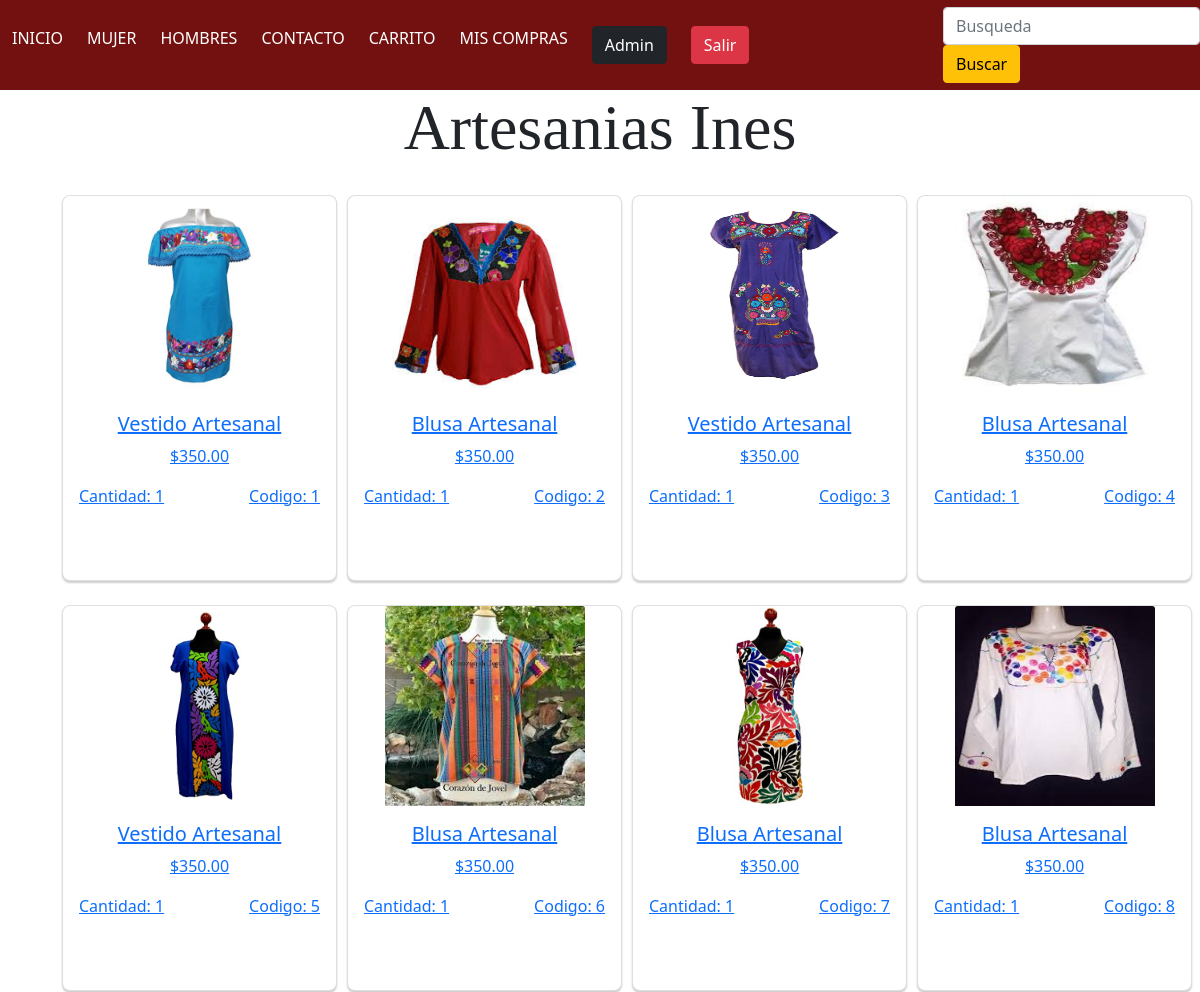
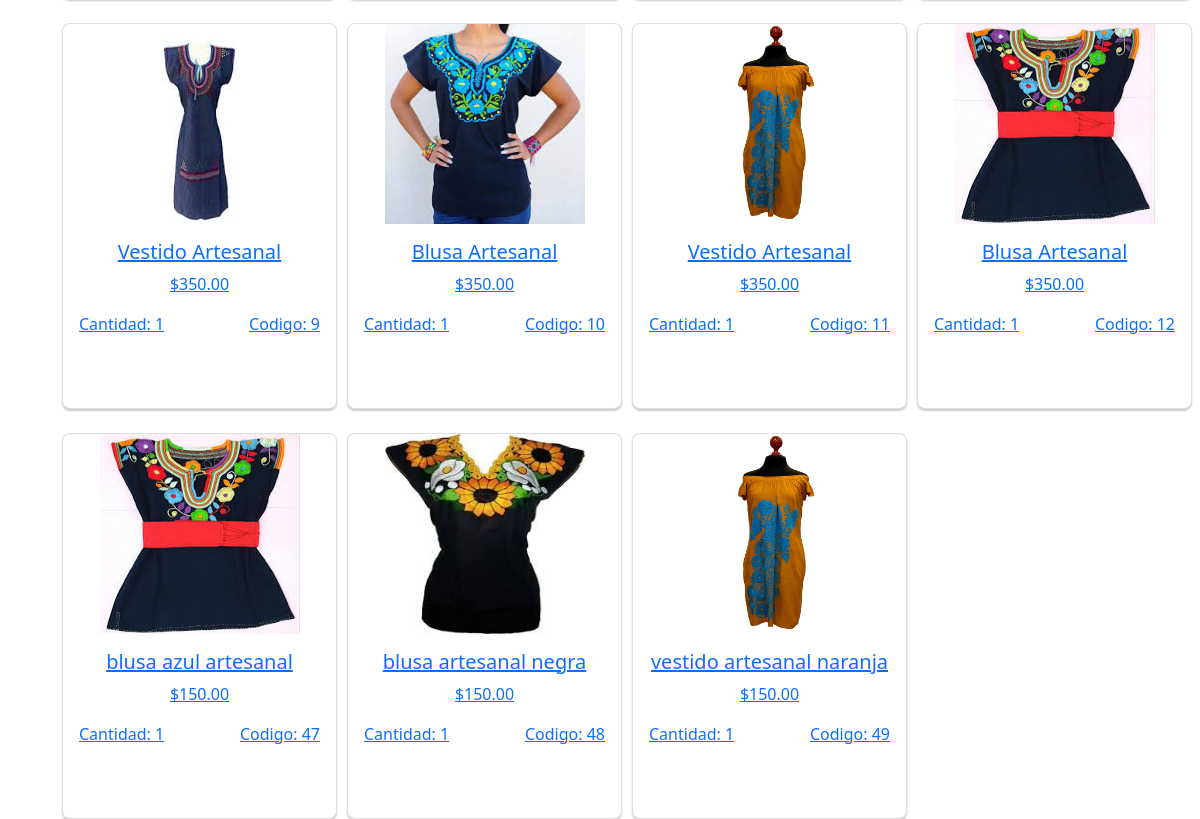
The app's page /cliente/index.php (signed in) with its own data (2 pictures, top to bottom).
### tables this page shows
CREATE TABLE `inventario` (
  `pk_inventario` int(11) NOT NULL,
  `cantidad` int(11) DEFAULT 0,
  `nombre_producto` varchar(25) DEFAULT NULL,
  `precio` decimal(6,3) DEFAULT NULL,
  `fk_usuario` int(11) DEFAULT NULL,
  `img_producto` varchar(200) DEFAULT NULL,
  `categorias_id` int(11) NOT NULL
);

### cliente/index.php (the view, shortened to what this page needs)
<?php
require ('../db/conexion.php');
$sel = $con->query("SELECT `pk_inventario`, `cantidad`,
                            `nombre_producto`, `precio`,
                            `img_producto`
                    FROM `inventario`
                    WHERE cantidad >0 || NOT null");
?>
<!DOCTYPE html>
<html lang="en">
<head>
    <link rel="stylesheet" href="../css/main.css">
    <link href="https://cdn.jsdelivr.net/npm/bootstrap@5.0.2/dist/css/bootstrap.min.css" rel="stylesheet"
>
</head>
<?php
        include '../includes/menuUser.php';
    ?>
    <main class="container">
        <h1 class="display-3 text-center">Artesanias Ines</h1>
        <div class="row row-cols-1 row-cols-xs-1 row-cols-sm-2 row-cols-md-3 row-cols-lg-4 g-4">
            <?php while($f = $sel->fetch_assoc()){ ?>
                <div class="col">
                    <div class="card h-100" >
                        <a href="../compra/index.php?idProducto=<?php echo $f['pk_inventario']?>&idUser=<?php echo $_SESSION['id']?>">
                            <img src="<?php echo $f['img_producto'] ?>"
                                class="card-img-top imgCard" alt="..."
                            >
                            <div class="card-body">
                                <h5 class="card-title">
                                    <?php echo $f['nombre_producto'] ?>
                                </h5>
                                <p class="card-text">
                                    <?php echo "$".number_format($f['precio'],2) ?>
                                </p>
                                <div class="row">
                                    <div class="col">
                                        <p class="text-start">
                                            Cantidad: <?php echo $f['cantidad'] ?>
                                        </p>
                                    </div>
                                    <div class="col">
                                        <p class="card-text text-end">
                                            Codigo: <?php echo $f['pk_inventario'] ?>
                                        </p>
                                    </div>
                                </div>
                            </div>
                        </a>
                    </div>
                </div>
            <?php } ?>
        </div>
    </main>
</body>
</html>
</body>
</html>

### css/main.css (style rules this page uses)
* { margin: 0; padding: 0; box-sizing: border-box; }
h1 { font-family: 'Satisfy', cursive; text-align: center; }
.card img { width: 200px; height: 200px; }
div.card { width: 275px; height: auto; border-radius: 8px; box-shadow: 0 2px 2px rgba(0,0,0,0.2); overflow: hidden; margin: 20px; text-align: center; transition: all 0.25; float: left; }

### records on screen
inventario: img_producto (picture), nombre_producto "Vestido Artesanal", precio "350.00", cantidad "1", pk_inventario "1"
inventario: img_producto (picture), nombre_producto "Blusa Artesanal", precio "350.00", cantidad "1", pk_inventario "2"
inventario: img_producto (picture), nombre_producto "Vestido Artesanal", precio "350.00", cantidad "1", pk_inventario "3"
inventario: img_producto (picture), nombre_producto "Blusa Artesanal", precio "350.00", cantidad "1", pk_inventario "4"
inventario: img_producto (picture), nombre_producto "Vestido Artesanal", precio "350.00", cantidad "1", pk_inventario "5"
inventario: img_producto (picture), nombre_producto "Blusa Artesanal", precio "350.00", cantidad "1", pk_inventario "6"
inventario: img_producto (picture), nombre_producto "Blusa Artesanal", precio "350.00", cantidad "1", pk_inventario "7"
inventario: img_producto (picture), nombre_producto "Blusa Artesanal", precio "350.00", cantidad "1", pk_inventario "8"
inventario: img_producto (picture), nombre_producto "Vestido Artesanal", precio "350.00", cantidad "1", pk_inventario "9"
inventario: img_producto (picture), nombre_producto "Blusa Artesanal", precio "350.00", cantidad "1", pk_inventario "10"
inventario: img_producto (picture), nombre_producto "Vestido Artesanal", precio "350.00", cantidad "1", pk_inventario "11"
inventario: img_producto (picture), nombre_producto "Blusa Artesanal", precio "350.00", cantidad "1", pk_inventario "12"
inventario: img_producto (picture), nombre_producto "blusa azul artesanal", precio "150.00", cantidad "1", pk_inventario "47"
inventario: img_producto (picture), nombre_producto "blusa artesanal negra", precio "150.00", cantidad "1", pk_inventario "48"
inventario: img_producto (picture), nombre_producto "vestido artesanal naranja", precio "150.00", cantidad "1", pk_inventario "49"

### other values on screen
$_SESSION['nombre'] "Admin"
